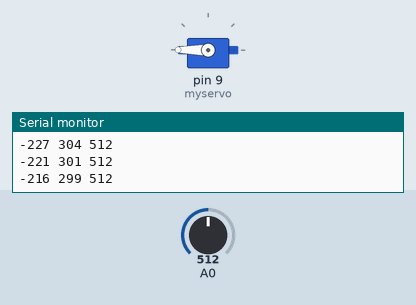
The sketch below on a simulated Arduino Uno, built with avr-gcc and run on an emulated ATmega328P. On the bench: servo, the last lines printed to the serial monitor. Inputs (shaded band) come from the test bench; at power-on: A0 = 512.

Above: at 1.2 s.
1.3 s: A0 set to 372
3.8 s: A0 set to 346
At 5.3 s:
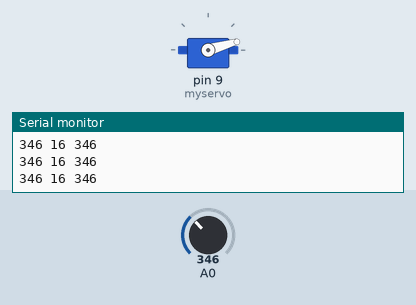
6.8 s: A0 set to 511
At 7.6 s:
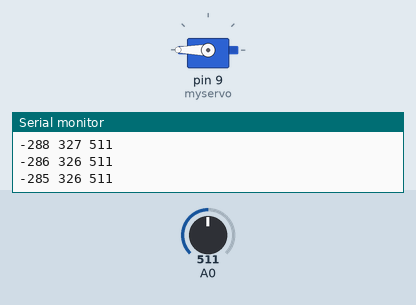
8.4 s: A0 set to 0
At 8.56 s:
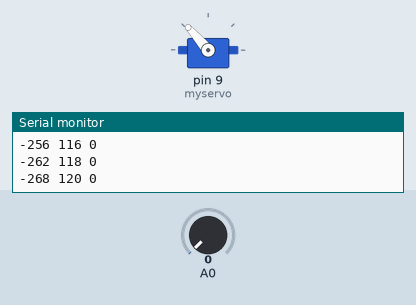
10.2 s: A0 set to 122
12.7 s: A0 set to 716
At 13.12 s:
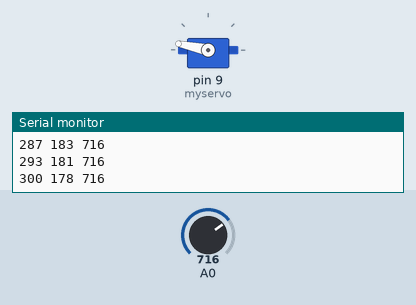
Timing chart, 0 to 15.6 s (numbered marks = the images above; inputs shaded):
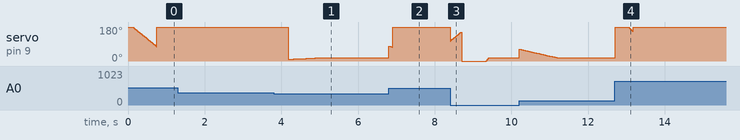

The sketch:

test.ino
```cpp
#include <Servo.h>
int a,i,sum= 0,track = 0,x,jz = 90,b[91];
Servo myservo;
void setup() {
  Serial.begin(9600);
  pinMode(A0,INPUT);
  pinMode(A1,INPUT);
  pinMode(A2,INPUT);
  myservo.attach(9);
  // put your setup code here, to run once:

}

void loop() {

  b[0] = analogRead(A0);
   for(i =jz;i>0;i-- )
  {
    b[i] = b[i-1];
  }
  for(i=0;i<jz;i++)
  {
    sum = sum+b[i];
    }
  a = sum/jz;
   x = map(analogRead(A0),a-30,a+60,5,40);
   myservo.write(x);
   Serial.print(a);
   //Serial.print(analogRead(A1));
   Serial.print(" ");
   Serial.print(x);
   Serial.print(" ");
   Serial.println(analogRead(A0));
 // Serial.print(" ");
 // Serial.println(analogRead(A2));
    sum = 0;

}
```

Measured:
- the behaviour switches between 365 and 364 on A0 (found by bisection; images 0 and 1)
- after the input at 6.8 s, servo on pin 9 (myservo): 16° → 180° at once
- after the input at 12.7 s, servo on pin 9 (myservo): 16° → 180° at once
